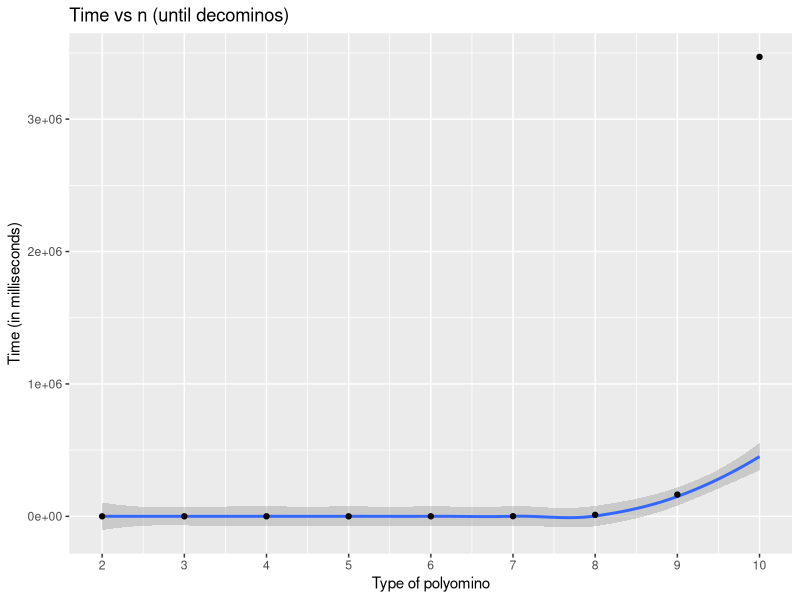
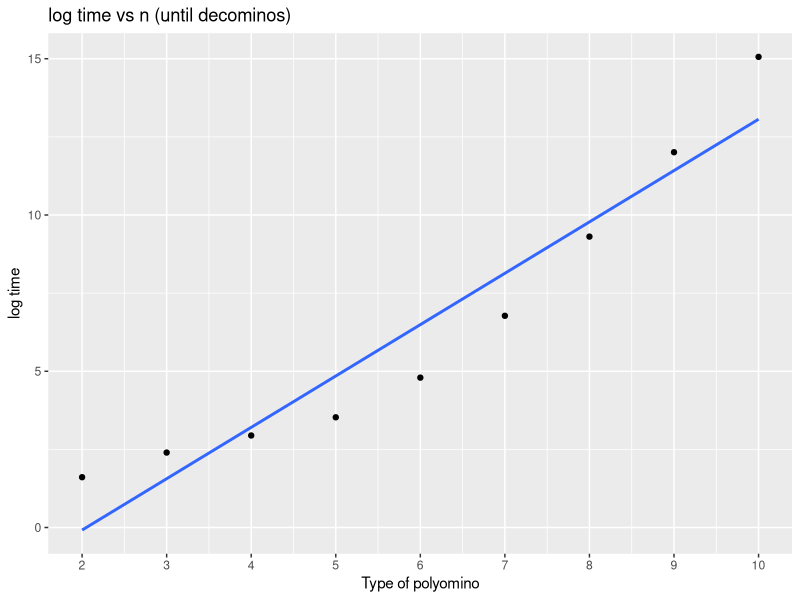

The R source for these figures, in order:
library(ggplot2)
polydata <- read.csv("polydata_10.csv")

polydata <- polydata[-c(1), ]
polydata$logtime <- log(polydata$time)

exponentialModel <- lm(polydata$logtime ~ polydata$polyomino.type)

typevalues <- seq(0, 10, 0.1)
logtimeExponential <- exp(predict(exponentialModel, list(polyomino.type = typevalues)))
timeExponential <- predict(exponentialModel, list(polyomino.type = typevalues))

f <- ggplot()
f <- f + geom_smooth(mapping = aes(x = polydata$polyomino.type, y = logtimeExponential)) 
f <- f + geom_point(mapping = aes(x = polydata$polyomino.type, y = polydata$time)) 
f <- f + labs(title = "Time vs n (until decominos)", x = "Type of polyomino", y = "Time (in milliseconds)")
f +  scale_x_continuous(breaks=seq(0,10,1))

h <- ggplot()
h <- h + geom_smooth(mapping = aes(x = polydata$polyomino.type, y = timeExponential)) 
h <- h + geom_point(mapping = aes(x = polydata$polyomino.type, y = polydata$logtime))
h <- h + labs(title = "log time vs n (until decominos)", x = "Type of polyomino", y = "log time")
h + scale_x_continuous(breaks=seq(0,10,1))